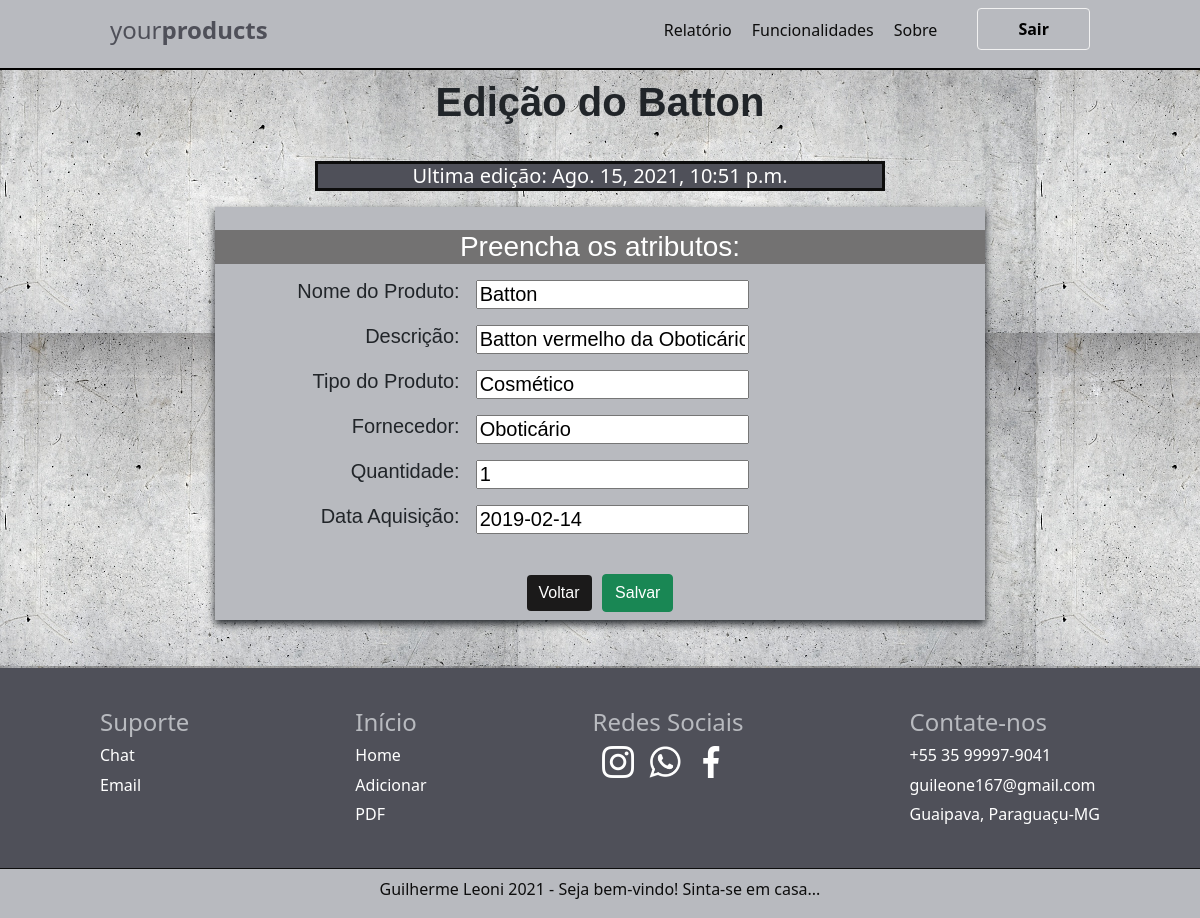
The app's page /edit/10/ with its own data.
### produto/models.py (models this page shows, shortened)
class produto(models.Model):
    nome = models.CharField(max_length=100)
    tipo = models.CharField(max_length=100)
    descricao = models.CharField(max_length=100)
    data = models.DateField()
    fornecedor = models.CharField(max_length=100)
    quantidade = models.IntegerField(max_length=100)
    criado_em = models.DateTimeField(auto_now_add=True)
    editado_em = models.DateTimeField(auto_now=True)

### produto/views.py (the view)
# urls.py: path('edit/<int:pk>/', edit, name='edit'),
def edit(request, pk):
    data = {}
    data['db'] = produto.objects.get(pk=pk)
    data['form'] = produtoForm(instance=data['db'])
    return render(request, 'produtos/form.html', data)

### produto/forms.py
class produtoForm(ModelForm):
    class Meta:
        model = produto
        fields = ['nome', 'tipo', 'descricao', 'fornecedor','quantidade', 'data']

### produto/templates/produtos/form.html (shortened to what this page needs)
{% extends 'base.html' %}
{% block content%}
    <div class="col-6 m-auto pt-2 pb-2 text-center">
        {% if db%}
            <h1>Edição do {{db.nome}}</h1>
        {% else %}
            <h1>Cadastro</h1>
        {% endif %}
    </div>
    {% if db %}
        <div class="col-6 pt-2 pb-2 text-center" id="div-edicao">
            <h3 id="edicao">Ultima edição: {{db.editado_em}}</h3>
        </div>
    {% endif %}
    <div class="col-8 pb-5 text-center" id="form-items">
        <div id="result">
            <form name="form" id="form" action="{% if db %}/update/{{db.id}}/{% else %}/create/{% endif %}" method="post">
                <br>
                <h3>Preencha os atributos: </h3>
                <div class="row">
                    <div class="col-4 p-2 text-end">
                        Nome do Produto:
                    </div>
                    <div class="col-8 p-2 text-start">
                        {{form.nome}}
                    </div>
                </div>
                <div class="row">
                    <div class="col-4 p-2 text-end">
                        Descrição:
                    </div>
                    <div class="col-8 p-2 text-start">
                        {{form.descricao}}
                    </div>
                </div>
                <div class="row">
                    <div class="col-4 p-2 text-end">
                        Tipo do Produto:
                    </div>
                    <div class="col-8 p-2 text-start">
                        {{form.tipo}}
                    </div>
                </div>
                <div class="row">
                    <div class="col-4 p-2 text-end">
                        Fornecedor:
                    </div>
                    <div class="col-8 p-2 text-start">
                        {{form.fornecedor}}
                    </div>
                </div>
                <div class="row">
                    <div class="col-4 p-2 text-end">
                        Quantidade:
                    </div>
                    <div class="col-8 p-2 text-start">
                        {{form.quantidade}}
                    </div>
                </div>
                <div class="row">
                    <div class="col-4 p-2 text-end">
                        Data Aquisição:
                    </div>
                    <div class="col-8 p-2 text-start">
                        {{form.data}}
                    </div>
                </div>
                <div class="p-2">
                    <button onclick="history.go(-1);" class="btn btn-info mt-4">Voltar</button>
                    <input type="submit" class="btn btn-success mt-4" id="salvar" value="Salvar">
                </div>
            </form>
        </div>
    </div>
{% endblock %}

### produto/static/css/styles.css (style rules this page uses)
body { background-color: #FFE4E1; background-image: url('../img/background.jpg'); }
#form { font: normal 20px Arial; box-shadow: 0 4px 8px; background-color: #B8BABF; }
h1 { font-family: Arial; font-weight: bold; }
h3 { background: #737272; color: #FFF; }
body { background-color: #FFE4E1; }
#div-edicao { margin-left: auto; margin-right: auto; margin-top: 10px; }
#form-items { margin-left: auto; margin-right: auto; }
#edicao { border-style: solid; border-color: #0D0D0D; margin-top: 1px; background-color: #4F5059; font-size: 20px; }
.btn-success { transition: background 1s; }
.btn-info { margin-right: 5px; transition: background 0.5s; background: #1b1a1a; border: #fff; color: #fff; }

### records on screen
produto: nome "Batton", editado_em "Ago. 15, 2021, 10:51 p.m.", descricao "Batton vermelho da Oboticário", tipo "Cosmético", fornecedor "Oboticário", quantidade "1", data "2019-02-14"
